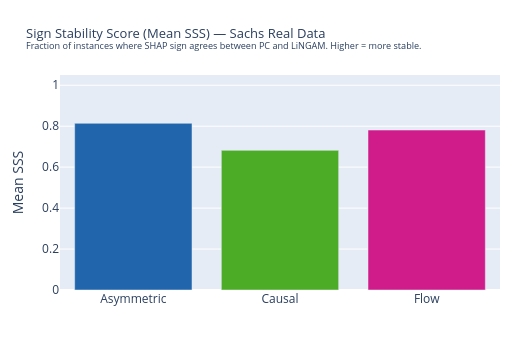

The notebook cell saved with this chart:
### Markdown cell above
## 6. Sign Stability Score (SSS) & Cross-Evaluation

**SSS** measures sign agreement between PC and LiNGAM attributions per feature.  
Higher SSS = signs are more consistent between the two discovered graphs (more stable).

$$\text{SSS}(m, f) = \frac{1}{|\mathcal{V}_f|} \sum_{i \in \mathcal{V}_f} \mathbf{1}\!\left[\text{sign}(\phi^{\text{PC}}_{i,f}) = \text{sign}(\phi^{\text{LiNGAM}}_{i,f})\right]$$

where $\mathcal{V}_f = \{i : \phi^{\text{PC}}_{i,f} \neq 0 \wedge \phi^{\text{LiNGAM}}_{i,f} \neq 0\}$.

The **cross-evaluation scatter** places every method in a common instability space:
- **x-axis — |GSS|**: absolute magnitude difference between PC and LiNGAM
- **y-axis — (1 − SSS)**: sign flip rate between PC and LiNGAM

Lower-left = most stable (small magnitude shift, signs consistent).

### Code cell
# ── SSS bar chart ─────────────────────────────────────────────────────────────
fig_sss = go.Figure()
for meth in BASE_METHODS:
    sub = df_sss[df_sss["Method"] == meth]
    if sub.empty:
        continue
    fig_sss.add_trace(go.Bar(
        name         = meth,
        x            = [meth],
        y            = [sub.iloc[0]["MeanSSS"]],
        marker_color = METHOD_COLORS[meth],
        hovertemplate=f"<b>{meth}</b><br>SSS=%{{y:.3f}}<extra></extra>",
    ))

fig_sss.update_layout(
    title=dict(
        text="Sign Stability Score (Mean SSS) — Sachs Real Data<br>"
             "<sup>Fraction of instances where SHAP sign agrees between PC and LiNGAM. Higher = more stable.</sup>",
        font=dict(size=13),
    ),
    yaxis=dict(title="Mean SSS", range=[0, 1.05]),
    height=340, width=520,
    showlegend=False,
    margin=dict(l=60, r=20, t=75, b=50),
)
fig_sss.show()

### Figure 1 — Plotly figure (JSON) as saved in the notebook; plotly's stock layout.template omitted (floating-point values rounded to 4 significant figures)
{"data": [{"hovertemplate": "<b>Asymmetric</b><br>SSS=%{y:.3f}<extra></extra>", "marker": {"color": "#2166ac"}, "name": "Asymmetric", "type": "bar", "x": ["Asymmetric"], "y": [0.814]}, {"hovertemplate": "<b>Causal</b><br>SSS=%{y:.3f}<extra></extra>", "marker": {"color": "#4dac26"}, "name": "Causal", "type": "bar", "x": ["Causal"], "y": [0.682]}, {"hovertemplate": "<b>Flow</b><br>SSS=%{y:.3f}<extra></extra>", "marker": {"color": "#d01c8b"}, "name": "Flow", "type": "bar", "x": ["Flow"], "y": [0.7812]}], "layout": {"height": 340, "margin": {"b": 50, "l": 60, "r": 20, "t": 75}, "showlegend": false, "title": {"font": {"size": 13}, "text": "Sign Stability Score (Mean SSS) — Sachs Real Data<br><sup>Fraction of instances where SHAP sign agrees between PC and LiNGAM. Higher = more stable.</sup>"}, "width": 520, "yaxis": {"range": [0, 1.05], "title": {"text": "Mean SSS"}}}}
